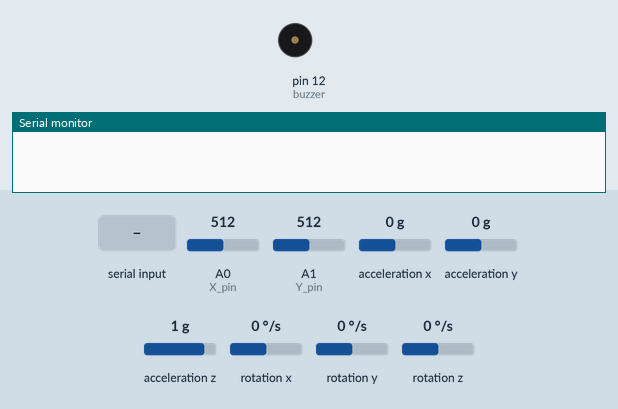
Simulated run of this sketch. Board: Arduino Uno, built with avr-gcc and run on an emulated ATmega328P. Shown: buzzer (waves = sounding, pin HIGH), the last lines printed to the serial monitor. Wiring (inferred from the names in the program): MPU-6050 motion sensor at I2C address 0x68. The inputs (shaded band) are chosen by the test bench; at power-on: A1 (Y_pin) = 512, A0 (X_pin) = 512, acceleration x 0 g, acceleration y 0 g, acceleration z 1 g, rotation x 0 °/s, rotation y 0 °/s, rotation z 0 °/s.

Above: at 1.2 s.
1.3 s: "A" received over Serial
At 1.7 s:
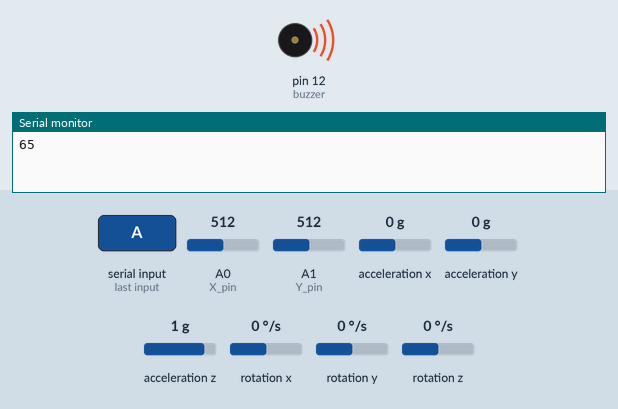
6.0 s: A1 (Y_pin) set to 790
7.5 s: A1 (Y_pin) set to 814
9.7 s: A0 (X_pin) set to 215
11.2 s: A0 (X_pin) set to 187
Timing chart, 0 to 14.2 s (numbered marks = the images above; inputs shaded):
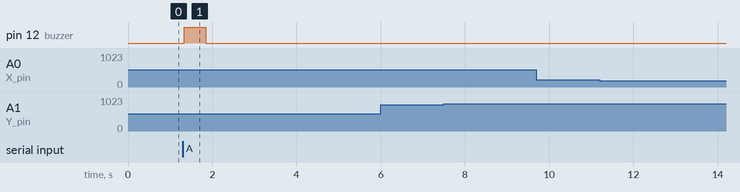

The sketch:

SnakeArduino.ino
```cpp
#include<Wire.h>
#define USE_JOYSTICK
#define USE_MPU6050

int MPU_addr = 0x68; // I2C address of the MPU-6050
int16_t GyroX, GyroY;
int X_pin = 0; // X coordinate pin of joystick
int Y_pin = 1; // Y coordinate pin of joystick

int buzzer = 12;

int incomingByte = 0;

void setup() {
  Wire.begin();
  Wire.beginTransmission(MPU_addr);
  Wire.write(0x6B);
  Wire.write(0);
  Wire.endTransmission(true);
  pinMode(buzzer, OUTPUT);

  Serial.begin(9600);

}

void loop() {
  // if there is a bit to read, read it and store it in a local variable "incoming byte
  if (Serial.available() > 0) {
    // read the incoming byte:
    incomingByte = Serial.read();
    Serial.println(incomingByte);

    if (incomingByte == 'A') {
      //If the byte received was a result of a colision with the food, activate the buzzer
      digitalWrite(buzzer, HIGH);
      delay(500);
      digitalWrite(buzzer, LOW);
      delay(1);
    }
  }

  Wire.beginTransmission(MPU_addr);
  Wire.write(0x3B);  // starting with register 0x3B (ACCEL_XOUT_H)
  Wire.endTransmission(false);
  Wire.requestFrom(MPU_addr, 14, true); // request a total of 14 registers
  GyroX = Wire.read() << 8 | Wire.read();
  GyroY = Wire.read() << 8 | Wire.read();
  delay(333);

// If functions that determine what character direction should be printed back to the python code.
//starting value of joystick is approx 512,512 so approx 300 in each direction should indicate a change.
//drastic changes in gyroscope values appear to give the best results due to sensetivity of the sensor.
  if (analogRead(X_pin) < 200 || GyroX > 5000) {
    Serial.print("a");
  }
  if (analogRead(X_pin) > 800 || GyroX < -5000) {
    Serial.print("d");
  }
  if (analogRead(Y_pin) < 200 || GyroY < -4000) {
    Serial.print("w");
  }
  if (analogRead(Y_pin) > 800 || GyroY > 4000) {
    Serial.print("s");
  }
}
```

Measured:
- after the input at 1.3 s, pin 12 (buzzer): LOW → HIGH at once, → LOW 0.50 s later
- after the input at 6.0 s, every drawn part: stays the same
